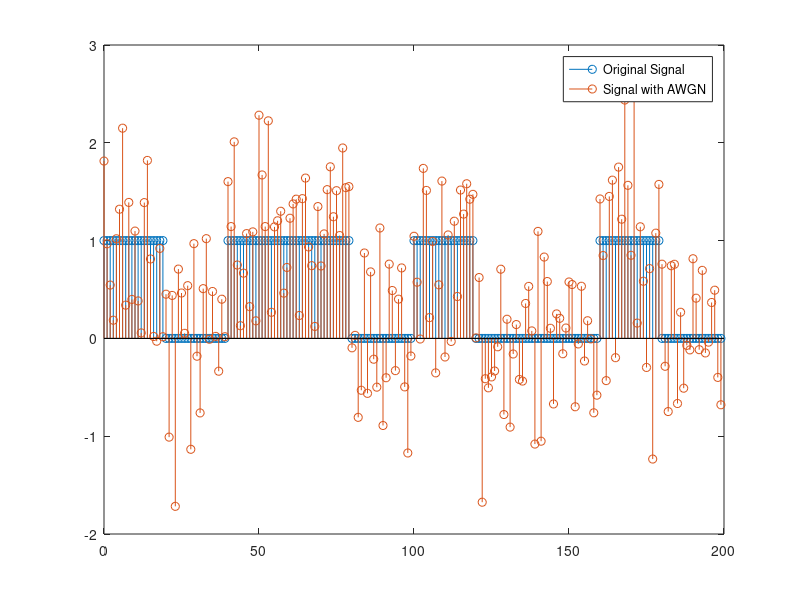
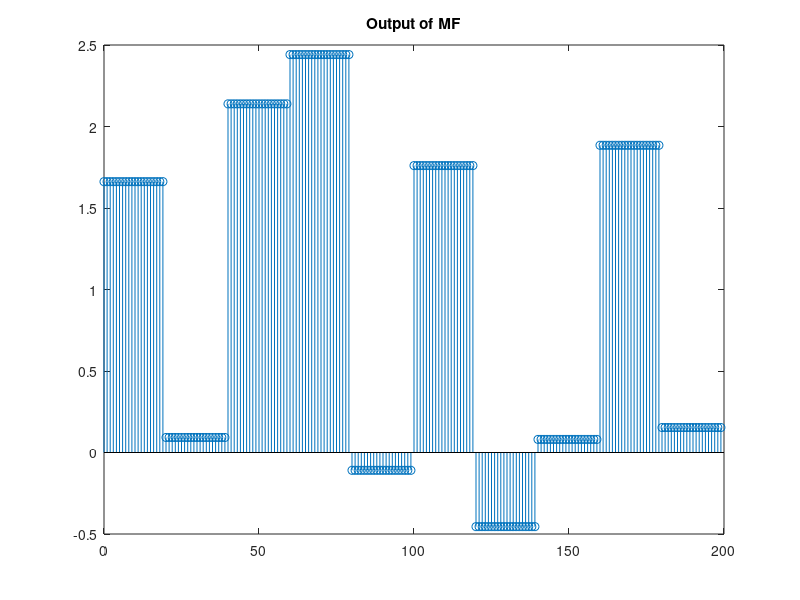

Write the MATLAB code that produced these figures, in order.
%% Digital Communications MATLAB Assignment
%% Prepared by:
    %% Ahmed Aly 19015292
    %% Ahmed Sherif 19015255
    %% Yahia Walid 19016891
    %% Youssef Mohamed 19016941
%%
clear
clc

%Part1: Matched Filter and Correlators
%(1)-Parameter Definition:
n_per_SNR = 1e5;
%SNR in dB
SNR = 0:2:30;
% # of samples in the waveform
m = 20;
S1 = ones(1,m);
S2 = zeros(1,m);
% time of sampling at reciever
taw = 17;
%%
%Signal Generation:
%This part is meant for experimentation only, as it uses known inputs;
%to extract predictable outputs.

%(2)-Binary Data Vector
known_message = [1, 0, 1, 1, 0, 1, 0, 0, 1, 0]; %A binary message meant to be sent

%(3)-Concatenting using S1, S2
conc_waveform = []; %Setting a placeholder for the resultant waveform

%The for loop checks every element in the known message, concatenating with
%S1 or S2 accordingly.
for i = 1:size(known_message,2)
    if known_message(i) == 1
        conc_waveform = [conc_waveform S1];
    else
        conc_waveform = [conc_waveform S2];
    end
end
%%
%(4)-Noise
Rx_sequence = awgn(conc_waveform,SNR(1),'measured');
n = 0:size(Rx_sequence,2)-1;
figure;
stem(n,conc_waveform)
hold
stem(n,Rx_sequence)
legend('Original Signal','Signal with AWGN')

%% 
%(5)-Convolution:
%A - Normal Conv:
h_mf = 0.1*(S1 - S2);
MF_out = [];
for i = 1:size(known_message,2)
   n1 = (i-1)*m + 1 ;
   n2 = i*m;
   MF_out(n1:n2) =  cconv(h_mf, Rx_sequence(n1:n2), m);
end
figure
stem(n,MF_out)
title("Output of MF");

%(5) Decision:
Vth = S1(taw) - S2(taw);
MF_out_decided = zeros(1, length(known_message));
for i = 1:size(known_message,2)
   n1 = (i-1)*m + 1 ;
   n2 = i*m;
   current_sample = MF_out(n1 + taw - 1);
   if (current_sample > Vth)
       MF_out_decided(i) = 1;
   end
end

%% Get BER
% get number of errors
err_num = sum(xor(known_message, MF_out_decided));